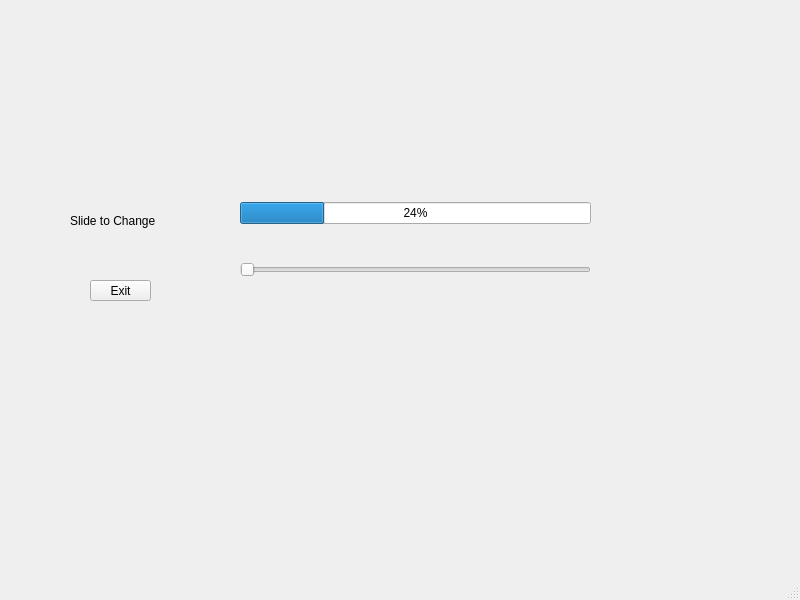
<?xml version="1.0" encoding="UTF-8"?>
<ui version="4.0">
 <class>MainWindow</class>
 <widget class="QMainWindow" name="MainWindow">
  <property name="geometry">
   <rect>
    <x>0</x>
    <y>0</y>
    <width>800</width>
    <height>600</height>
   </rect>
  </property>
  <property name="windowTitle">
   <string>MainWindow</string>
  </property>
  <widget class="QWidget" name="centralwidget">
   <widget class="QLabel" name="label">
    <property name="geometry">
     <rect>
      <x>70</x>
      <y>190</y>
      <width>141</width>
      <height>61</height>
     </rect>
    </property>
    <property name="text">
     <string>Slide to Change</string>
    </property>
   </widget>
   <widget class="QPushButton" name="pushButton">
    <property name="geometry">
     <rect>
      <x>90</x>
      <y>280</y>
      <width>61</width>
      <height>21</height>
     </rect>
    </property>
    <property name="text">
     <string>Exit</string>
    </property>
   </widget>
   <widget class="QWidget" name="">
    <property name="geometry">
     <rect>
      <x>240</x>
      <y>170</y>
      <width>351</width>
      <height>141</height>
     </rect>
    </property>
    <layout class="QVBoxLayout" name="verticalLayout">
     <item>
      <widget class="QProgressBar" name="progressBar">
       <property name="value">
        <number>24</number>
       </property>
      </widget>
     </item>
     <item>
      <widget class="QSlider" name="horizontalSlider">
       <property name="orientation">
        <enum>Qt::Orientation::Horizontal</enum>
       </property>
      </widget>
     </item>
    </layout>
   </widget>
  </widget>
  <widget class="QMenuBar" name="menubar">
   <property name="geometry">
    <rect>
     <x>0</x>
     <y>0</y>
     <width>800</width>
     <height>23</height>
    </rect>
   </property>
  </widget>
  <widget class="QStatusBar" name="statusbar"/>
 </widget>
 <resources/>
 <connections/>
</ui>
